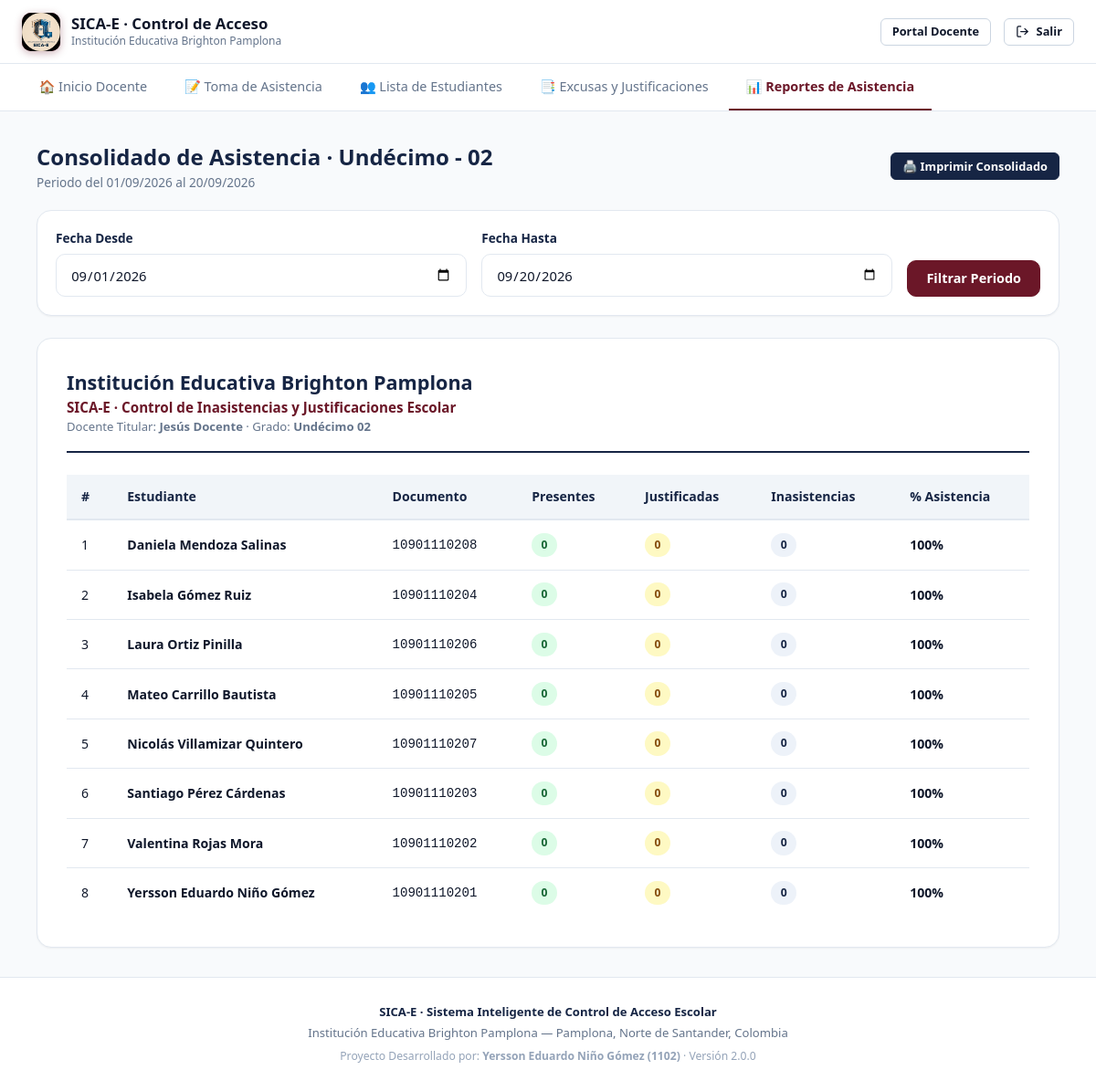
/portal-docentes/reportes.php (signed in), run on the app's committed database.
### tables this page shows
CREATE TABLE IF NOT EXISTS `students` (
  `id` INT AUTO_INCREMENT PRIMARY KEY,
  `full_name` VARCHAR(120) NOT NULL,
  `document_number` VARCHAR(30) NOT NULL UNIQUE,
  `section` ENUM('primaria', 'secundaria') NOT NULL,
  `grade` VARCHAR(50) NOT NULL,
  `course` VARCHAR(10) NOT NULL,
  `photo_url` TEXT DEFAULT NULL,
  `created_at` TIMESTAMP DEFAULT CURRENT_TIMESTAMP,
  INDEX `idx_student_group` (`section`, `grade`, `course`)
);

### public/includes/auth.php (called while the page is built, shortened)
<?php
class Auth {
    public static function check(): bool {
        return isset($_SESSION['user_id']) && !empty($_SESSION['user_id']);
    }
    public static function user(): ?array {
        return [
            'id' => $_SESSION['user_id'],
            'full_name' => $_SESSION['user_name'] ?? '',
            'email' => $_SESSION['user_email'] ?? '',
            'role' => $_SESSION['user_role'] ?? '',
            'titular_section' => $_SESSION['titular_section'] ?? null,
            'titular_grade' => $_SESSION['titular_grade'] ?? null,
            'titular_course' => $_SESSION['titular_course'] ?? null,
            'phone' => $_SESSION['user_phone'] ?? null,
            'photo_url' => $_SESSION['user_photo'] ?? null,
        ];
    }
}

### public/portal-docentes/reportes.php (the view, shortened to what this page needs)
<?php
require_once __DIR__ . '/../includes/auth.php';
$currentUser = Auth::user();
$db = getDB();
$myGrade  = $currentUser['titular_grade'] ?? 'Undécimo';
$myCourse = $currentUser['titular_course'] ?? '02';
$start = trim($_GET['start'] ?? date('Y-m-01'));
$end   = trim($_GET['end'] ?? date('Y-m-d'));
$stmt = $db->prepare("
    SELECT s.id, s.full_name, s.document_number,
           COUNT(CASE WHEN a.status = 'presente' THEN 1 END) as presentes,
           COUNT(CASE WHEN a.status = 'justificada' THEN 1 END) as justificadas,
           COUNT(CASE WHEN a.status = 'ausente' THEN 1 END) as ausentes,
           COUNT(a.id) as total_llamados
    FROM students s
    LEFT JOIN attendance a ON a.student_id = s.id AND a.date BETWEEN ? AND ?
    WHERE s.grade = ? AND s.course = ?
    GROUP BY s.id
    ORDER BY s.full_name ASC
");
$stmt->execute([$start, $end, $myGrade, $myCourse]);
$reportStudents = $stmt->fetchAll();
require_once __DIR__ . '/../includes/header.php';
?>
<nav class="nav-tabs">
  <a href="<?= BASE_URL ?>/portal-docentes/" class="nav-tab-item">
    🏠 Inicio Docente
  </a>
  <a href="<?= BASE_URL ?>/portal-docentes/asistencia.php" class="nav-tab-item">
    📝 Toma de Asistencia
  </a>
  <a href="<?= BASE_URL ?>/portal-docentes/estudiantes.php" class="nav-tab-item">
    👥 Lista de Estudiantes
  </a>
  <a href="<?= BASE_URL ?>/portal-docentes/excusas.php" class="nav-tab-item">
    📑 Excusas y Justificaciones
  </a>
  <a href="<?= BASE_URL ?>/portal-docentes/reportes.php" class="nav-tab-item active">
    📊 Reportes de Asistencia
  </a>
</nav>
<main style="flex:1; padding: 2rem 1rem;">
  <div class="container container-lg">
    <div class="quick-toolbar no-print">
      <div>
        <h2 style="font-size:1.5rem; font-weight:800; color:var(--navy);">
          Consolidado de Asistencia · <?= htmlspecialchars($myGrade . ' - ' . $myCourse) ?>
        </h2>
        <p style="font-size:0.85rem; color:var(--text-muted);">
          Periodo del <?= date('d/m/Y', strtotime($start)) ?> al <?= date('d/m/Y', strtotime($end)) ?>
        </p>
      </div>
      <button type="button" class="btn btn-navy btn-sm" onclick="window.print()">
        🖨️ Imprimir Consolidado
      </button>
    </div>
    <div class="card no-print" style="margin-bottom:1.5rem; padding:1.25rem;">
      <form method="GET" style="display:flex; flex-wrap:wrap; gap:1rem; align-items:flex-end;">
        <div style="flex:1; min-width:160px;">
          <label class="form-label">Fecha Desde</label>
          <input type="date" name="start" class="form-input" value="<?= htmlspecialchars($start) ?>">
        </div>
        <div style="flex:1; min-width:160px;">
          <label class="form-label">Fecha Hasta</label>
          <input type="date" name="end" class="form-input" value="<?= htmlspecialchars($end) ?>">
        </div>
        <button type="submit" class="btn btn-wine">Filtrar Periodo</button>
      </form>
    </div>
    <div class="card" style="padding:2rem;">
      <div style="border-bottom:2px solid var(--navy); padding-bottom:1rem; margin-bottom:1.5rem;">
        <h2 style="font-size:1.35rem; font-weight:800; color:var(--navy);"><?= INSTITUTION_NAME ?></h2>
        <p style="font-size:0.95rem; font-weight:600; color:var(--wine);">
          SICA-E · Control de Inasistencias y Justificaciones Escolar
        </p>
        <p style="font-size:0.82rem; color:var(--text-muted);">
          Docente Titular: <strong><?= htmlspecialchars($currentUser['full_name']) ?></strong> · Grado: <strong><?= htmlspecialchars($myGrade . ' ' . $myCourse) ?></strong>
        </p>
      </div>
      <div class="table-responsive">
        <table class="data-table">
          <thead>
            <tr>
              <th>#</th>
              <th>Estudiante</th>
              <th>Documento</th>
              <th>Presentes</th>
              <th>Justificadas</th>
              <th>Inasistencias</th>
              <th>% Asistencia</th>
            </tr>
          </thead>
          <tbody>
            <?php
              $i = 1;
              foreach ($reportStudents as $st):
                $total = $st['total_llamados'];
                $pct = $total > 0 ? round(($st['presentes'] / $total) * 100) : 100;
            ?>
              <tr>
                <td><?= $i++ ?></td>
                <td><strong><?= htmlspecialchars($st['full_name']) ?></strong></td>
                <td><code><?= htmlspecialchars($st['document_number']) ?></code></td>
                <td><span class="badge badge-success"><?= $st['presentes'] ?></span></td>
                <td><span class="badge badge-warning"><?= $st['justificadas'] ?></span></td>
                <td>
                  <span class="badge <?= $st['ausentes'] > 0 ? 'badge-danger' : 'badge-navy' ?>">
                    <?= $st['ausentes'] ?>
                  </span>
                </td>
                <td>
                  <strong><?= $pct ?>%</strong>
                </td>
              </tr>
            <?php endforeach; ?>
          </tbody>
        </table>
      </div>
    </div>
  </div>
</main>
<?php require_once __DIR__ . '/../includes/footer.php'; ?>

### public/assets/css/main.css (style rules this page uses)
:root { --wine: #6B1728; --wine-hover: #50111e; --wine-light: #fdf2f4; --wine-border: #f3c2c9; --navy: #162544; --navy-hover: #0d172c; --navy-light: #edf2f9; --navy-border: #bccde3; --gold: #d97706; --gold-light: #fef3c7; --success: #16a34a; --success-light: #dcfce7; --warning: #eab308; --warning-light: #fef9c3; --danger: #dc2626; --danger-light: #fee2e2; --info: #0284c7; --info-light: #e0f2fe; --bg-main: #f8fafc; --bg-card: #ffffff; --bg-muted: #f1f5f9; --text-main: #0f172a; --text-muted: #64748b; --text-light: #94a3b8; --border: #e2e8f0; --border-strong: #cbd5e1; --shadow-sm: 0 1px 2px 0 rgb(0 0 0 / 0.05); --shadow-md: 0 4px 6px -1px rgb(0 0 0 / 0.08), 0 2px 4px -2px rgb(0 0 0 / 0.05); --shadow-lg: 0 10px 15px -3px rgb(0 0 0 / 0.08), 0 4px 6px -4px rgb(0 0 0 / 0.04); --shadow-xl: 0 20px 25px -5px rgb(0 0 0 / 0.1), 0 8px 10px -6px rgb(0 0 0 / 0.06); --radius-sm: 6px; --radius-md: 10px; --radius-lg: 16px; --radius-full: 9999px; --font-sans: system-ui, -apple-system, BlinkMacSystemFont, 'Segoe UI', Roboto, Helvetica, Arial, sans-serif; }
*, *::before, *::after { box-sizing: border-box; margin: 0; padding: 0; }
body { font-family: var(--font-sans); background-color: var(--bg-main); color: var(--text-main); line-height: 1.5; -webkit-font-smoothing: antialiased; min-height: 100vh; display: flex; flex-direction: column; }
a { color: inherit; text-decoration: none; }
button, input, select, textarea { font: inherit; }
.container { width: 100%; max-width: 1200px; margin: 0 auto; padding: 0 1.5rem; }
.container-lg { max-width: 1360px; }
.nav-tabs { display: flex; gap: 0.25rem; border-bottom: 1px solid var(--border); background: var(--bg-card); padding: 0 1.5rem; overflow-x: auto; }
.nav-tab-item { display: inline-flex; align-items: center; gap: 0.5rem; padding: 0.85rem 1.15rem; font-size: 0.9rem; font-weight: 500; color: var(--text-muted); border-bottom: 2.5px solid transparent; transition: all 0.15s ease; white-space: nowrap; }
.nav-tab-item.active { color: var(--wine); border-bottom-color: var(--wine); font-weight: 600; }
.card { background: var(--bg-card); border: 1px solid var(--border); border-radius: var(--radius-lg); box-shadow: var(--shadow-sm); padding: 1.5rem; transition: box-shadow 0.2s ease, border-color 0.2s ease; }

### public/assets/css/components.css (style rules this page uses)
.btn { display: inline-flex; align-items: center; justify-content: center; gap: 0.5rem; padding: 0.65rem 1.25rem; font-size: 0.9rem; font-weight: 600; border-radius: var(--radius-md); border: 1px solid transparent; cursor: pointer; text-decoration: none; transition: all 0.18s ease; line-height: 1.2; }
.btn-sm { padding: 0.4rem 0.75rem; font-size: 0.8rem; border-radius: var(--radius-sm); }
.btn-wine { background-color: var(--wine); color: #ffffff; border-color: var(--wine); }
.btn-navy { background-color: var(--navy); color: #ffffff; border-color: var(--navy); }
.form-label { display: block; font-size: 0.85rem; font-weight: 600; color: var(--navy); margin-bottom: 0.4rem; }
.form-input, .form-select, .form-textarea { width: 100%; padding: 0.65rem 0.95rem; font-size: 0.92rem; color: var(--text-main); background-color: #ffffff; border: 1.5px solid var(--border); border-radius: var(--radius-md); transition: border-color 0.15s ease, box-shadow 0.15s ease; outline: none; }
.form-input::placeholder, .form-textarea::placeholder { color: var(--text-light); }
.badge { display: inline-flex; align-items: center; gap: 0.35rem; padding: 0.25rem 0.65rem; font-size: 0.76rem; font-weight: 600; border-radius: var(--radius-full); text-transform: capitalize; letter-spacing: 0.02em; }
.badge-success { background-color: var(--success-light); color: #166534; }
.badge-warning { background-color: var(--warning-light); color: #854d0e; }
.badge-navy { background-color: var(--navy-light); color: var(--navy); }
.table-responsive { width: 100%; overflow-x: auto; -webkit-overflow-scrolling: touch; }
.data-table { width: 100%; border-collapse: collapse; text-align: left; font-size: 0.88rem; }
.data-table th { background-color: var(--bg-muted); color: var(--navy); font-weight: 700; padding: 0.85rem 1rem; border-bottom: 2px solid var(--border); white-space: nowrap; }
.data-table td { padding: 0.85rem 1rem; border-bottom: 1px solid var(--border); color: var(--text-main); vertical-align: middle; }
.data-table tbody tr:last-child td { border-bottom: none; }

### public/assets/css/portals.css (style rules this page uses)
.quick-toolbar { display: flex; align-items: center; justify-content: space-between; flex-wrap: wrap; gap: 0.75rem; margin-bottom: 1.25rem; }

### data on the page
students: full_name "Daniela Mendoza Salinas", document_number "10901110208", presentes "0", justificadas "0", ausentes "0", pct "100"
students: full_name "Isabela Gómez Ruiz", document_number "10901110204", presentes "0", justificadas "0", ausentes "0", pct "100"
students: full_name "Laura Ortiz Pinilla", document_number "10901110206", presentes "0", justificadas "0", ausentes "0", pct "100"
students: full_name "Mateo Carrillo Bautista", document_number "10901110205", presentes "0", justificadas "0", ausentes "0", pct "100"
students: full_name "Nicolás Villamizar Quintero", document_number "10901110207", presentes "0", justificadas "0", ausentes "0", pct "100"
students: full_name "Santiago Pérez Cárdenas", document_number "10901110203", presentes "0", justificadas "0", ausentes "0", pct "100"
students: full_name "Valentina Rojas Mora", document_number "10901110202", presentes "0", justificadas "0", ausentes "0", pct "100"
students: full_name "Yersson Eduardo Niño Gómez", document_number "10901110201", presentes "0", justificadas "0", ausentes "0", pct "100"

### other printed values
APP_NAME "SICA-E"
INSTITUTION_NAME "Institución Educativa Brighton Pamplona"
$myGrade . ' - ' . $myCourse "Undécimo - 02"
date('d/m/Y', strtotime($start)) "01/09/2026"
date('d/m/Y', strtotime($end)) "20/09/2026"
$currentUser['full_name'] "Jesús Docente"
$myGrade . ' ' . $myCourse "Undécimo 02"
APP_FULL_NAME "Sistema Inteligente de Control de Acceso Escolar"
AUTHOR_NAME "Yersson Eduardo Niño Gómez (1102)"
APP_VERSION "2.0.0"
